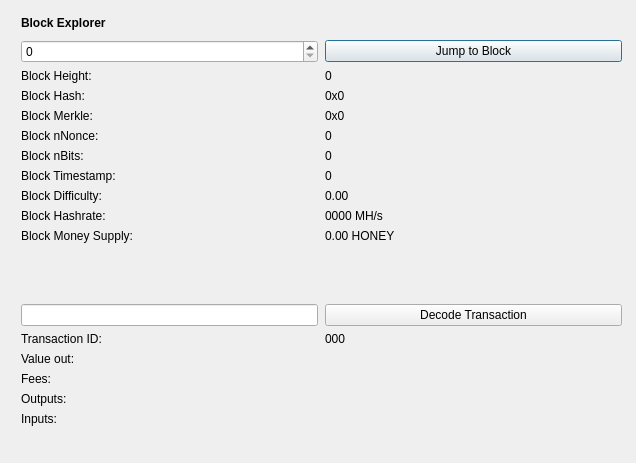
<?xml version="1.0" encoding="UTF-8"?>
<ui version="4.0">
 <class>BlockBrowser</class>
 <widget class="QDialog" name="BlockBrowser">
  <property name="windowModality">
   <enum>Qt::NonModal</enum>
  </property>
  <property name="enabled">
   <bool>true</bool>
  </property>
  <property name="geometry">
   <rect>
    <x>0</x>
    <y>0</y>
    <width>636</width>
    <height>463</height>
   </rect>
  </property>
  <property name="sizePolicy">
   <sizepolicy hsizetype="Preferred" vsizetype="Preferred">
    <horstretch>0</horstretch>
    <verstretch>0</verstretch>
   </sizepolicy>
  </property>
  <property name="minimumSize">
   <size>
    <width>0</width>
    <height>0</height>
   </size>
  </property>
  <property name="acceptDrops">
   <bool>false</bool>
  </property>
  <property name="windowTitle">
   <string>Honey Block Explorer</string>
  </property>
  <layout class="QGridLayout">
   <property name="sizeConstraint">
    <enum>QLayout::SetMaximumSize</enum>
   </property>
   <property name="leftMargin">
    <number>21</number>
   </property>
   <property name="topMargin">
    <number>10</number>
   </property>
   <property name="rightMargin">
    <number>10</number>
   </property>
   <item row="1" column="0">
    <widget class="QWidget" name="widget" native="true">
     <widget class="QWidget" name="layoutWidgetBE1">
      <property name="geometry">
       <rect>
        <x>0</x>
        <y>0</y>
        <width>601</width>
        <height>27</height>
       </rect>
      </property>
      <layout class="QHBoxLayout" name="horizontalLayoutBE">
       <property name="spacing">
        <number>7</number>
       </property>
       <item>
        <widget class="QLabel" name="labelBlockExplorer">
         <property name="sizePolicy">
          <sizepolicy hsizetype="Preferred" vsizetype="Maximum">
           <horstretch>0</horstretch>
           <verstretch>0</verstretch>
          </sizepolicy>
         </property>
         <property name="font">
          <font>
           <weight>75</weight>
           <bold>true</bold>
          </font>
         </property>
         <property name="styleSheet">
          <string notr="true">font-weight:bold;</string>
         </property>
         <property name="text">
          <string>Block Explorer</string>
         </property>
        </widget>
       </item>
       <item>
        <spacer name="horizontalSpacerBE">
         <property name="orientation">
          <enum>Qt::Horizontal</enum>
         </property>
         <property name="sizeHint" stdset="0">
          <size>
           <width>40</width>
           <height>20</height>
          </size>
         </property>
        </spacer>
       </item>
      </layout>
     </widget>
     <widget class="QWidget" name="layoutWidgetBE2">
      <property name="geometry">
       <rect>
        <x>0</x>
        <y>30</y>
        <width>601</width>
        <height>441</height>
       </rect>
      </property>
      <layout class="QGridLayout" name="gridLayoutBE" rowstretch="0,0,0,0,0,0,0,0,0,0,0,0,0,0,0,0,0,0,0,0" columnstretch="0,0">
       <property name="sizeConstraint">
        <enum>QLayout::SetDefaultConstraint</enum>
       </property>
       <property name="horizontalSpacing">
        <number>7</number>
       </property>
       <item row="8" column="1">
        <widget class="QLabel" name="timeBox">
         <property name="text">
          <string>0</string>
         </property>
         <property name="textInteractionFlags">
          <set>Qt::LinksAccessibleByMouse|Qt::TextSelectableByMouse</set>
         </property>
        </widget>
       </item>
       <item row="4" column="0">
        <widget class="QLabel" name="hashLabel">
         <property name="text">
          <string>Block Hash:</string>
         </property>
        </widget>
       </item>
       <item row="7" column="0">
        <widget class="QLabel" name="bitsLabel">
         <property name="text">
          <string>Block nBits:</string>
         </property>
        </widget>
       </item>
       <item row="5" column="1">
        <widget class="QLabel" name="merkleBox">
         <property name="minimumSize">
          <size>
           <width>187</width>
           <height>0</height>
          </size>
         </property>
         <property name="text">
          <string>0x0</string>
         </property>
         <property name="textInteractionFlags">
          <set>Qt::LinksAccessibleByMouse|Qt::TextSelectableByMouse</set>
         </property>
        </widget>
       </item>
       <item row="1" column="0">
        <widget class="QSpinBox" name="heightBox">
         <property name="sizePolicy">
          <sizepolicy hsizetype="Preferred" vsizetype="Fixed">
           <horstretch>0</horstretch>
           <verstretch>0</verstretch>
          </sizepolicy>
         </property>
         <property name="maximum">
          <number>99999999</number>
         </property>
        </widget>
       </item>
       <item row="10" column="1">
        <widget class="QLabel" name="hashRateBox">
         <property name="text">
          <string>0000 MH/s</string>
         </property>
         <property name="textInteractionFlags">
          <set>Qt::LinksAccessibleByMouse|Qt::TextSelectableByMouse</set>
         </property>
        </widget>
       </item>
       <item row="12" column="0">
        <spacer name="verticalSpacer_2">
         <property name="orientation">
          <enum>Qt::Vertical</enum>
         </property>
         <property name="sizeHint" stdset="0">
          <size>
           <width>20</width>
           <height>20</height>
          </size>
         </property>
        </spacer>
       </item>
       <item row="3" column="0">
        <widget class="QLabel" name="heightLabelBE2">
         <property name="text">
          <string>Block Height:</string>
         </property>
        </widget>
       </item>
       <item row="4" column="1">
        <widget class="QLabel" name="hashBox">
         <property name="enabled">
          <bool>true</bool>
         </property>
         <property name="sizePolicy">
          <sizepolicy hsizetype="Preferred" vsizetype="Preferred">
           <horstretch>0</horstretch>
           <verstretch>0</verstretch>
          </sizepolicy>
         </property>
         <property name="minimumSize">
          <size>
           <width>0</width>
           <height>0</height>
          </size>
         </property>
         <property name="text">
          <string>0x0</string>
         </property>
         <property name="textInteractionFlags">
          <set>Qt::LinksAccessibleByMouse|Qt::TextSelectableByMouse</set>
         </property>
        </widget>
       </item>
       <item row="5" column="0">
        <widget class="QLabel" name="merkleLabel">
         <property name="text">
          <string>Block Merkle:</string>
         </property>
        </widget>
       </item>
       <item row="6" column="0">
        <widget class="QLabel" name="nonceLabel">
         <property name="text">
          <string>Block nNonce:</string>
         </property>
        </widget>
       </item>
       <item row="3" column="1">
        <widget class="QLabel" name="heightLabelBE1">
         <property name="text">
          <string>0</string>
         </property>
         <property name="textInteractionFlags">
          <set>Qt::LinksAccessibleByMouse|Qt::TextSelectableByMouse</set>
         </property>
        </widget>
       </item>
       <item row="11" column="0">
        <widget class="QLabel" name="moneySupplyLabel">
         <property name="text">
          <string>Block Money Supply:</string>
         </property>
        </widget>
       </item>
       <item row="11" column="1">
        <widget class="QLabel" name="moneySupplyBox">
         <property name="text">
          <string>0.00 HONEY</string>
         </property>
         <property name="textInteractionFlags">
          <set>Qt::LinksAccessibleByMouse|Qt::TextSelectableByMouse</set>
         </property>
        </widget>
       </item>
       <item row="1" column="1">
        <widget class="QPushButton" name="blockButton">
         <property name="styleSheet">
          <string notr="true"/>
         </property>
         <property name="text">
          <string>Jump to Block</string>
         </property>
        </widget>
       </item>
       <item row="13" column="0">
        <widget class="QLineEdit" name="txBox">
         <property name="sizePolicy">
          <sizepolicy hsizetype="Preferred" vsizetype="Fixed">
           <horstretch>0</horstretch>
           <verstretch>0</verstretch>
          </sizepolicy>
         </property>
         <property name="inputMask">
          <string comment="Transaction id" extracomment="Transaction id"/>
         </property>
        </widget>
       </item>
       <item row="13" column="1">
        <widget class="QPushButton" name="txButton">
         <property name="styleSheet">
          <string notr="true"/>
         </property>
         <property name="text">
          <string>Decode Transaction</string>
         </property>
        </widget>
       </item>
       <item row="14" column="0">
        <widget class="QLabel" name="txLabel">
         <property name="text">
          <string>Transaction ID:</string>
         </property>
        </widget>
       </item>
       <item row="15" column="1">
        <widget class="QLabel" name="valueBox">
         <property name="text">
          <string/>
         </property>
         <property name="textInteractionFlags">
          <set>Qt::LinksAccessibleByMouse|Qt::TextSelectableByMouse</set>
         </property>
        </widget>
       </item>
       <item row="7" column="1">
        <widget class="QLabel" name="bitsBox">
         <property name="text">
          <string>0</string>
         </property>
         <property name="textInteractionFlags">
          <set>Qt::LinksAccessibleByMouse|Qt::TextSelectableByMouse</set>
         </property>
        </widget>
       </item>
       <item row="6" column="1">
        <widget class="QLabel" name="nonceBox">
         <property name="text">
          <string>0</string>
         </property>
         <property name="textInteractionFlags">
          <set>Qt::LinksAccessibleByMouse|Qt::TextSelectableByMouse</set>
         </property>
        </widget>
       </item>
       <item row="9" column="1">
        <widget class="QLabel" name="diffBox">
         <property name="text">
          <string>0.00</string>
         </property>
         <property name="textInteractionFlags">
          <set>Qt::LinksAccessibleByMouse|Qt::TextSelectableByMouse</set>
         </property>
        </widget>
       </item>
       <item row="14" column="1">
        <widget class="QLabel" name="txID">
         <property name="text">
          <string>000</string>
         </property>
         <property name="textInteractionFlags">
          <set>Qt::LinksAccessibleByMouse|Qt::TextSelectableByMouse</set>
         </property>
        </widget>
       </item>
       <item row="10" column="0">
        <widget class="QLabel" name="hashRateLabel">
         <property name="text">
          <string>Block Hashrate:</string>
         </property>
        </widget>
       </item>
       <item row="15" column="0">
        <widget class="QLabel" name="valueLabel">
         <property name="text">
          <string>Value out:</string>
         </property>
        </widget>
       </item>
       <item row="8" column="0">
        <widget class="QLabel" name="timeLabel">
         <property name="text">
          <string>Block Timestamp:</string>
         </property>
        </widget>
       </item>
       <item row="9" column="0">
        <widget class="QLabel" name="diffLabel">
         <property name="text">
          <string>Block Difficulty:</string>
         </property>
        </widget>
       </item>
       <item row="17" column="1">
        <widget class="QLabel" name="outputBox">
         <property name="text">
          <string/>
         </property>
         <property name="alignment">
          <set>Qt::AlignLeading|Qt::AlignLeft|Qt::AlignTop</set>
         </property>
         <property name="textInteractionFlags">
          <set>Qt::LinksAccessibleByMouse|Qt::TextSelectableByMouse</set>
         </property>
        </widget>
       </item>
       <item row="19" column="0">
        <spacer name="verticalSpacer">
         <property name="orientation">
          <enum>Qt::Vertical</enum>
         </property>
         <property name="sizeHint" stdset="0">
          <size>
           <width>20</width>
           <height>40</height>
          </size>
         </property>
        </spacer>
       </item>
       <item row="16" column="1">
        <widget class="QLabel" name="feesBox">
         <property name="text">
          <string/>
         </property>
         <property name="textInteractionFlags">
          <set>Qt::LinksAccessibleByMouse|Qt::TextSelectableByMouse</set>
         </property>
        </widget>
       </item>
       <item row="18" column="0">
        <widget class="QLabel" name="inputLabel">
         <property name="text">
          <string>Inputs:</string>
         </property>
         <property name="alignment">
          <set>Qt::AlignLeading|Qt::AlignLeft|Qt::AlignTop</set>
         </property>
        </widget>
       </item>
       <item row="17" column="0">
        <widget class="QLabel" name="outputLabel">
         <property name="text">
          <string>Outputs:</string>
         </property>
         <property name="alignment">
          <set>Qt::AlignLeading|Qt::AlignLeft|Qt::AlignTop</set>
         </property>
        </widget>
       </item>
       <item row="18" column="1">
        <widget class="QLabel" name="inputBox">
         <property name="text">
          <string/>
         </property>
         <property name="alignment">
          <set>Qt::AlignLeading|Qt::AlignLeft|Qt::AlignTop</set>
         </property>
         <property name="textInteractionFlags">
          <set>Qt::LinksAccessibleByMouse|Qt::TextSelectableByMouse</set>
         </property>
        </widget>
       </item>
       <item row="16" column="0">
        <widget class="QLabel" name="feesLabel">
         <property name="text">
          <string>Fees:</string>
         </property>
        </widget>
       </item>
      </layout>
     </widget>
    </widget>
   </item>
  </layout>
 </widget>
 <resources/>
 <connections/>
</ui>
